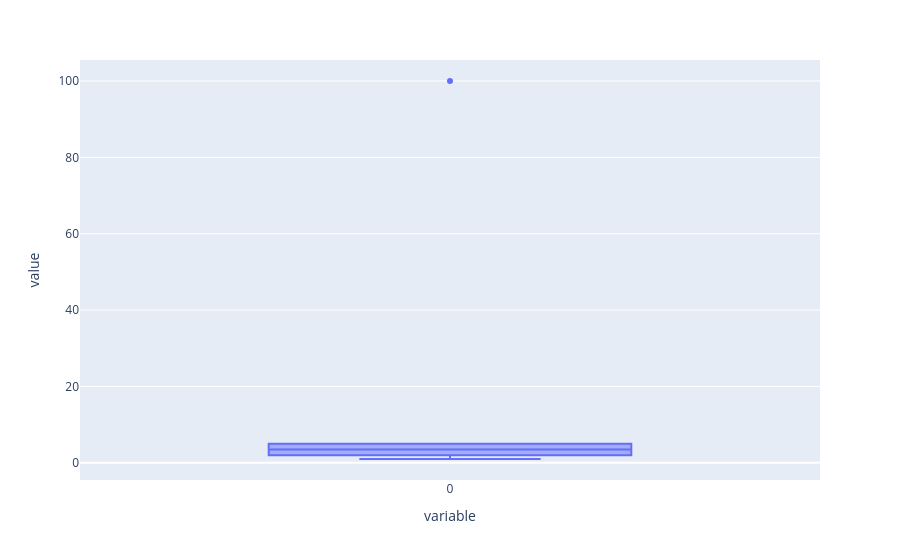

Source (notebook cell):
### Code cell
# px.box(data_points)

### Figure 1 — Plotly figure (JSON) as saved in the notebook; plotly's stock layout.template omitted (floating-point values rounded to 4 significant figures)
{"data": [{"alignmentgroup": "True", "hovertemplate": "variable=%{x}<br>value=%{y}<extra></extra>", "legendgroup": "", "marker": {"color": "#636efa"}, "name": "", "notched": false, "offsetgroup": "", "orientation": "v", "showlegend": false, "type": "box", "x": ["0", "0", "0", "0", "0", "0"], "x0": " ", "xaxis": "x", "y": [1, 2, 3, 4, 5, 100], "y0": " ", "yaxis": "y"}], "layout": {"boxmode": "group", "legend": {"tracegroupgap": 0}, "margin": {"t": 60}, "xaxis": {"anchor": "y", "domain": [0, 1], "title": {"text": "variable"}}, "yaxis": {"anchor": "x", "domain": [0, 1], "title": {"text": "value"}}}}
